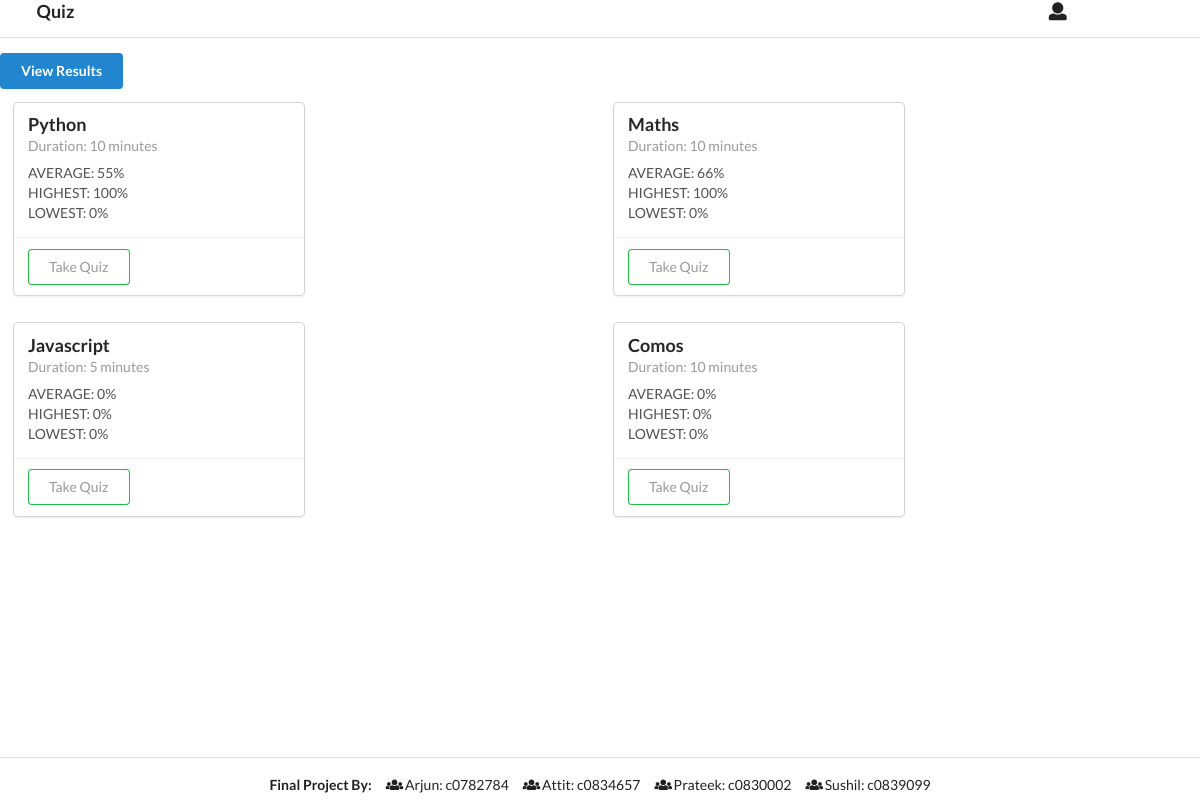
The page / on the database its author committed.
### Quiz/models.py (models this page shows, shortened)
class Quiz(models.Model):
    topic = models.CharField(max_length=100)
    duration = models.IntegerField()

### Quiz/views.py (the view)
# urls.py: path('', views.homepage, name="homepage"), #Homepage url
def homepage(request):
    quizes = Quiz.objects.all()
    for quiz in quizes:
        quiz.avg = Result.objects.filter(quiz_id = quiz.id).aggregate(Avg('score')).get('score__avg')
        quiz.max = Result.objects.filter(quiz_id=quiz.id).aggregate(Max('score')).get('score__max')
        quiz.min = Result.objects.filter(quiz_id=quiz.id).aggregate(Min('score')).get('score__min')
        if not quiz.avg:
            quiz.avg = 0
        if not quiz.max:
            quiz.max = 0
        if not quiz.min:
            quiz.min = 0
        quiz.avg = int(quiz.avg)
    return render(request, 'homepage.html', {'quizes': quizes})

### Quiz/templates/homepage.html
{% extends "base.html" %}
{% block content %}
    <button class="ui padded primary button">
        <a href="{% url 'results' %}" style="color:white;">View Results</a>
    </button>
    <div class="ui very padded grid">
        {% for quiz in quizes %}
        <div class="eight wide column">
            <div class="ui cards">
                  <div class="card">
                    <div class="content">
                      <div class="header">
                        {{ quiz.topic | capfirst }}
                      </div>
                      <div class="meta">
                        Duration: {{ quiz.duration }} minutes
                      </div>
                      <div class="description">
                        AVERAGE: {{ quiz.avg }}%<br>
                        HIGHEST: {{ quiz.max }}%<br>
                        LOWEST: {{ quiz.min }}%
                      </div>
                    </div>
                    <div class="extra content">
                        <div class="ui basic green button">
                            <a href="{% url 'quiz' quiz.id %}">Take Quiz</a>
                        </div>
                      </div>
                    </div>
            </div>
        </div>
        {% endfor %}
    </div>
{% endblock %}

### rows shown on the page
Quiz: topic "Python", duration "10", avg "55", max "100", min "0"
Quiz: topic "Maths", duration "10", avg "66", max "100", min "0"
Quiz: topic "Javascript", duration "5", avg "0", max "0", min "0"
Quiz: topic "Comos", duration "10", avg "0", max "0", min "0"
